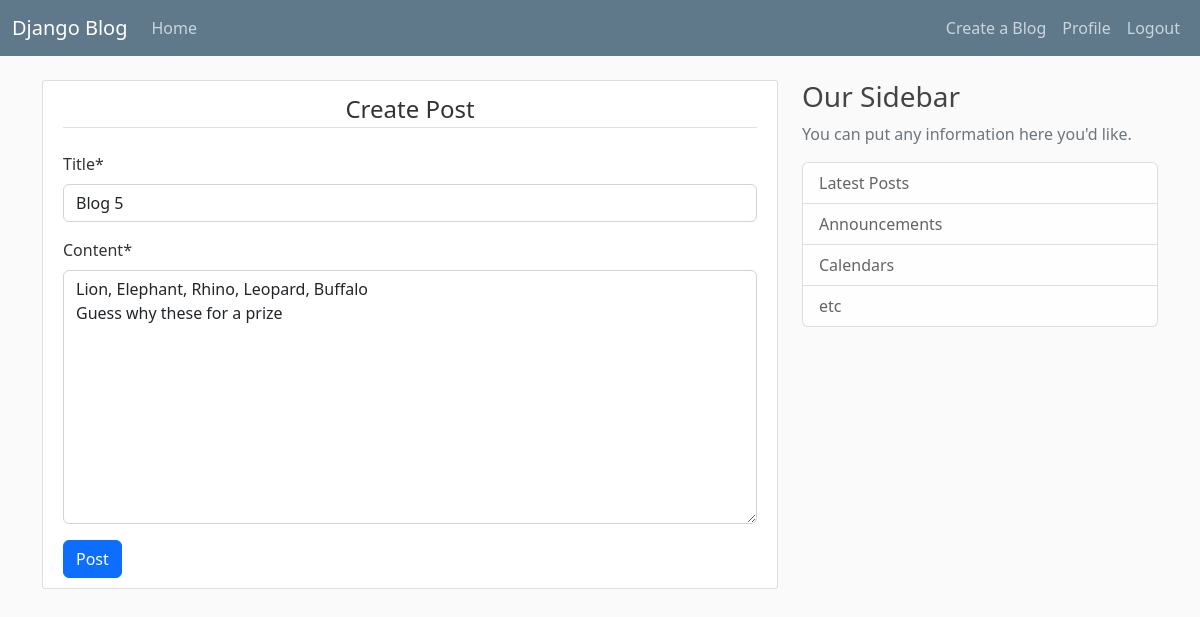
Screenshot of /post/15/update/ (signed in) with the database file from the repository.
### blog/models.py (models this page shows, shortened)
class Post(models.Model):
    title = models.CharField(max_length=100)
    content = models.TextField()
    date_posted = models.DateTimeField(default=timezone.now)
    author = models.ForeignKey(User, on_delete=models.CASCADE)

### blog/views.py (the view, shortened to what this page needs)
# urls.py: path("post/<int:pk>/update/", views.PostUpdateView.as_view(), name="post-update"),
class PostUpdateView(LoginRequiredMixin, UserPassesTestMixin, UpdateView):
    model = Post
    fields = ['title', 'content']
    def test_func(self):
        post = self.get_object() #gets the post we are trying to update
        if self.request.user == post.author:
            return True
        return False

### blog/templates/blog/post_form.html (shortened to what this page needs)
{% extends "blog/base.html" %}
{% load crispy_forms_tags %}
{% block content %}
    <div class="content-section">
        <form method="POST">
            <fieldset class="form-group">
                <legend class="border-bottom mb-4 text-center mx-auto">Create Post</legend>
                {{ form | crispy }}
            </fieldset>
            <div class="form-group">
                <button class="btn btn-primary" type="submit">Post</button>
            </div>
        </form>
    </div>
{% endblock content %}

### blog/static/blog/main.css (style rules this page uses)
body { background: #fafafa; color: #333333; margin-top: 5rem; }
.content-section { background: #ffffff; padding: 10px 20px; border: 1px solid #dddddd; border-radius: 3px; margin-bottom: 20px; }

### rows the page displays
Post: title "Blog 5", content "Lion, Elephant, Rhino, Leopard, Buffalo Guess why these for a prize"
